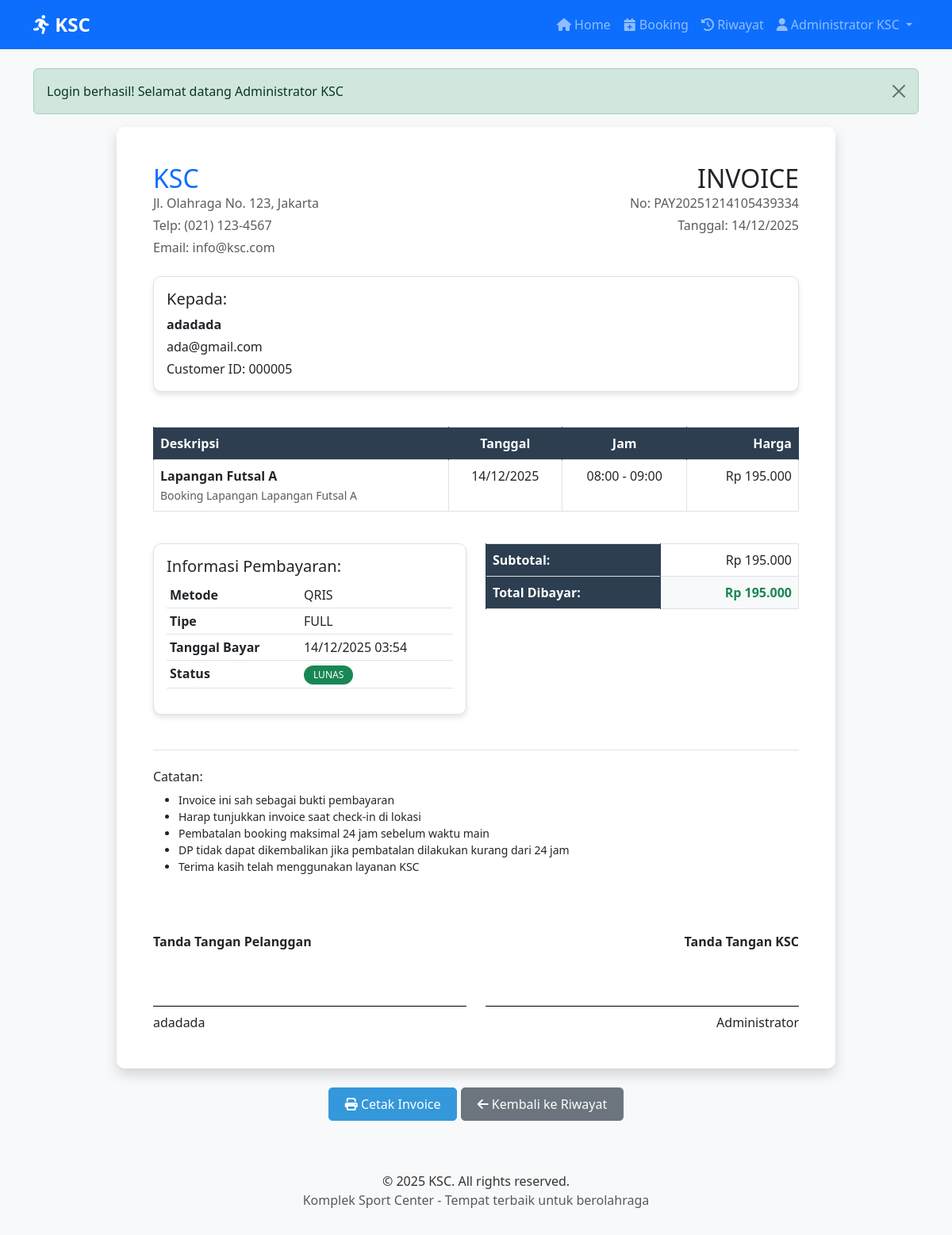
Page /invoice.php?code=PAY20251214105439334 (signed in) on the committed database.
### tables this page shows
CREATE TABLE `pembayaran` (
  `id_pembayaran` int(10) UNSIGNED NOT NULL,
  `id_pemesanan` int(10) UNSIGNED NOT NULL,
  `tipe_pembayaran` enum('full','dp') DEFAULT 'full',
  `dp_percent` tinyint(3) UNSIGNED DEFAULT 0,
  `dp_amount` decimal(12,2) DEFAULT 0.00,
  `jumlah_bayar` decimal(12,2) NOT NULL,
  `sisa_tagihan` decimal(12,2) DEFAULT 0.00,
  `kode_pembayaran` varchar(50) DEFAULT NULL,
  `metode_bayar` enum('qris','transfer') DEFAULT 'qris',
  `payment_gateway` varchar(50) DEFAULT NULL,
  `external_id` varchar(100) DEFAULT NULL,
  `payment_url` text DEFAULT NULL,
  `expired_time` timestamp NULL DEFAULT NULL,
  `tanggal_bayar` timestamp NULL DEFAULT NULL,
  `status_bayar` enum('pending','lunas','dp_lunas','gagal','dibatalkan','expired') DEFAULT 'pending',
  `bukti_pembayaran` varchar(255) DEFAULT NULL,
  `qr_code` text DEFAULT NULL,
  `created_at` timestamp NOT NULL DEFAULT current_timestamp(),
  `updated_at` timestamp NULL DEFAULT NULL ON UPDATE current_timestamp()
);

CREATE TABLE `user` (
  `id_user` int(10) UNSIGNED NOT NULL,
  `nama` varchar(100) NOT NULL,
  `username` varchar(50) NOT NULL,
  `email` varchar(150) DEFAULT NULL,
  `no_hp` varchar(20) DEFAULT NULL,
  `password` varchar(255) NOT NULL,
  `role` enum('admin','penyewa') NOT NULL DEFAULT 'penyewa',
  `created_at` timestamp NOT NULL DEFAULT current_timestamp(),
  `updated_at` timestamp NULL DEFAULT NULL ON UPDATE current_timestamp()
);

CREATE TABLE `pemesanan` (
  `id_pemesanan` int(10) UNSIGNED NOT NULL,
  `id_user` int(10) UNSIGNED NOT NULL,
  `id_jadwal` int(10) UNSIGNED NOT NULL,
  `id_admin` int(10) UNSIGNED DEFAULT NULL,
  `tanggal_pesan` timestamp NOT NULL DEFAULT current_timestamp(),
  `total_harga` decimal(10,2) NOT NULL,
  `status_pemesanan` enum('menunggu','disetujui','ditolak','selesai','dibatalkan') DEFAULT 'menunggu',
  `catatan` text DEFAULT NULL,
  `cancel_reason` text DEFAULT NULL,
  `canceled_at` timestamp NULL DEFAULT NULL,
  `created_at` timestamp NOT NULL DEFAULT current_timestamp(),
  `updated_at` timestamp NULL DEFAULT NULL ON UPDATE current_timestamp()
);

CREATE TABLE `lapangan` (
  `id_lapangan` int(10) UNSIGNED NOT NULL,
  `nama_lapangan` varchar(100) NOT NULL,
  `tipe_lapangan` enum('Futsal','Badminton','Voli','Basket','Tennis') DEFAULT NULL,
  `harga_per_jam` decimal(10,2) NOT NULL DEFAULT 0.00,
  `deskripsi` text DEFAULT NULL,
  `status_lapangan` enum('aktif','tidak_aktif') DEFAULT 'aktif',
  `id_user` int(10) UNSIGNED NOT NULL,
  `created_at` timestamp NOT NULL DEFAULT current_timestamp(),
  `updated_at` timestamp NULL DEFAULT NULL ON UPDATE current_timestamp()
);

CREATE TABLE `jadwal` (
  `id_jadwal` int(10) UNSIGNED NOT NULL,
  `id_lapangan` int(10) UNSIGNED NOT NULL,
  `tanggal` date NOT NULL,
  `jam_mulai` time NOT NULL,
  `jam_selesai` time NOT NULL,
  `harga` decimal(10,2) DEFAULT NULL,
  `status_ketersediaan` enum('tersedia','dibooking','blokir') DEFAULT 'tersedia',
  `created_at` timestamp NOT NULL DEFAULT current_timestamp(),
  `updated_at` timestamp NULL DEFAULT NULL ON UPDATE current_timestamp()
);

### includes/database.php (called while the page is built, shortened)
<?php
class Database {
    private $host = DB_HOST;
    private $user = DB_USER;
    private $pass = DB_PASS;
    private $dbname = DB_NAME;
    private $dbh;
    private $stmt;
    public function __construct() {
        $dsn = 'mysql:host=' . $this->host . ';dbname=' . $this->dbname . ';charset=utf8';
        $options = array(
            PDO::ATTR_PERSISTENT => true,
            PDO::ATTR_ERRMODE => PDO::ERRMODE_EXCEPTION
        );
        try {
            $this->dbh = new PDO($dsn, $this->user, $this->pass, $options);
        } catch(PDOException $e) {
            $this->error = $e->getMessage();
            echo $this->error;
        }
    }
    public function query($sql) {
        $this->stmt = $this->dbh->prepare($sql);
    }
    public function bind($param, $value, $type = null) {
        if(is_null($type)) {
            switch(true) {
                default:
                    $type = PDO::PARAM_STR;
            }
        }
        $this->stmt->bindValue($param, $value, $type);
    }
    public function execute() {
        return $this->stmt->execute();
    }
    public function single() {
        $this->execute();
        return $this->stmt->fetch(PDO::FETCH_OBJ);
    }
}
?>

### includes/payment-system.php (called while the page is built, shortened)
<?php
require_once 'database.php';
class PaymentSystem {
    private $db;
    public function __construct() {
        $this->db = new Database();
    }
    public function getPaymentByCode($code) {
        $this->db->query('SELECT p.*, pm.*, u.nama, u.email, l.nama_lapangan, j.tanggal, j.jam_mulai, j.jam_selesai
                         FROM pembayaran p
                         JOIN pemesanan pm ON p.id_pemesanan = pm.id_pemesanan
                         JOIN user u ON pm.id_user = u.id_user
                         JOIN jadwal j ON pm.id_jadwal = j.id_jadwal
                         JOIN lapangan l ON j.id_lapangan = l.id_lapangan
                         WHERE p.kode_pembayaran = :code');
        $this->db->bind(':code', $code);
        return $this->db->single();
    }
}
?>

### includes/functions.php (called while the page is built, shortened)
<?php
if (!function_exists('formatCurrency')) {
    function formatCurrency($amount) {
        return 'Rp ' . number_format($amount, 0, ',', '.');
    }
}
if (!function_exists('formatDateTime')) {
    function formatDateTime($datetime) {
        return date('d/m/Y H:i', strtotime($datetime));
    }
}
if (!function_exists('formatDate')) {
    function formatDate($date) {
        return date('d/m/Y', strtotime($date));
    }
}
?>

### invoice.php (the view, shortened to what this page needs)
<?php
require_once 'includes/functions.php';
require_once 'includes/payment-system.php';
$payment_code = $_GET['code'] ?? '';
$paymentSystem = new PaymentSystem();
$payment = $paymentSystem->getPaymentByCode($payment_code);
require_once 'includes/header.php';
?>
<div class="container">
    <div class="row justify-content-center">
        <div class="col-lg-10">
            <div id="invoiceContent" class="card shadow printable">
                <div class="card-body">
                    <div class="row mb-4">
                        <div class="col-6">
                            <h2 class="text-primary mb-0"><?= SITE_NAME ?></h2>
                            <p class="text-muted mb-1">Jl. Olahraga No. 123, Jakarta</p>
                            <p class="text-muted mb-1">Telp: (021) 123-4567</p>
                            <p class="text-muted mb-0">Email: info@ksc.com</p>
                        </div>
                        <div class="col-6 text-end">
                            <h2 class="mb-0">INVOICE</h2>
                            <p class="text-muted mb-1">No: <?= $payment->kode_pembayaran ?></p>
                            <p class="text-muted mb-0">Tanggal: <?= date('d/m/Y') ?></p>
                        </div>
                    </div>
                    <div class="row mb-4">
                        <div class="col-12">
                            <div class="card border">
                                <div class="card-body">
                                    <h5 class="card-title">Kepada:</h5>
                                    <p class="mb-1"><strong><?= $payment->nama ?></strong></p>
                                    <p class="mb-1"><?= $payment->email ?></p>
                                    <p class="mb-0">Customer ID: <?= str_pad($payment->id_user, 6, '0', STR_PAD_LEFT) ?></p>
                                </div>
                            </div>
                        </div>
                    </div>
                    <div class="table-responsive mb-4">
                        <table class="table table-bordered">
                            <thead class="table-light">
                                <tr>
                                    <th>Deskripsi</th>
                                    <th class="text-center">Tanggal</th>
                                    <th class="text-center">Jam</th>
                                    <th class="text-end">Harga</th>
                                </tr>
                            </thead>
                            <tbody>
                                <tr>
                                    <td>
                                        <strong><?= $payment->nama_lapangan ?></strong><br>
                                        <small class="text-muted">Booking Lapangan <?= $payment->nama_lapangan ?></small>
                                    </td>
                                    <td class="text-center"><?= formatDate($payment->tanggal) ?></td>
                                    <td class="text-center"><?= substr($payment->jam_mulai, 0, 5) ?> - <?= substr($payment->jam_selesai, 0, 5) ?></td>
                                    <td class="text-end"><?= formatCurrency($payment->total_harga) ?></td>
                                </tr>
                            </tbody>
                        </table>
                    </div>
                    <div class="row">
                        <div class="col-md-6">
                            <div class="card border">
                                <div class="card-body">
                                    <h5 class="card-title">Informasi Pembayaran:</h5>
                                    <table class="table table-sm">
                                        <tr>
                                            <td><strong>Metode</strong></td>
                                            <td>QRIS</td>
                                        </tr>
                                        <tr>
                                            <td><strong>Tipe</strong></td>
                                            <td><?= strtoupper($payment->tipe_pembayaran) ?></td>
                                        </tr>
                                        <tr>
                                            <td><strong>Tanggal Bayar</strong></td>
                                            <td><?= formatDateTime($payment->tanggal_bayar) ?></td>
                                        </tr>
                                        <tr>
                                            <td><strong>Status</strong></td>
                                            <td>
                                                <span class="badge bg-success"><?= strtoupper($payment->status_bayar) ?></span>
                                            </td>
                                        </tr>
                                    </table>
                                </div>
                            </div>
                        </div>
                        <div class="col-md-6">
                            <table class="table table-bordered">
                                <tr>
                                    <th>Subtotal:</th>
                                    <td class="text-end"><?= formatCurrency($payment->total_harga) ?></td>
                                </tr>
                                <tr class="table-light">
                                    <th>Total Dibayar:</th>
                                    <td class="text-end text-success fw-bold"><?= formatCurrency($payment->jumlah_bayar) ?></td>
                                </tr>
                            </table>
                        </div>
                    </div>
                    <div class="mt-4 pt-4 border-top">
                        <h6>Catatan:</h6>
                        <ul class="small">
                            <li>Invoice ini sah sebagai bukti pembayaran</li>
                            <li>Harap tunjukkan invoice saat check-in di lokasi</li>
                            <li>Pembatalan booking maksimal 24 jam sebelum waktu main</li>
                            <li>DP tidak dapat dikembalikan jika pembatalan dilakukan kurang dari 24 jam</li>
                            <li>Terima kasih telah menggunakan layanan <?= SITE_NAME ?></li>
                        </ul>
                    </div>
                    <div class="row mt-5 pt-4">
                        <div class="col-6">
                            <p class="mb-0"><strong>Tanda Tangan Pelanggan</strong></p>
                            <div style="height: 50px; border-bottom: 1px solid #000; margin-top: 20px;"></div>
                            <p class="mb-0 mt-2"><?= $payment->nama ?></p>
                        </div>
                        <div class="col-6 text-end">
                            <p class="mb-0"><strong>Tanda Tangan <?= SITE_NAME ?></strong></p>
                            <div style="height: 50px; border-bottom: 1px solid #000; margin-top: 20px;"></div>
                            <p class="mb-0 mt-2">Administrator</p>
                        </div>
                    </div>
                </div>
            </div>
            <div class="mt-4 text-center">
                <button onclick="printInvoice()" class="btn btn-primary">
                    <i class="fas fa-print"></i> Cetak Invoice
                </button>
                <a href="riwayat.php" class="btn btn-secondary">
                    <i class="fas fa-arrow-left"></i> Kembali ke Riwayat
                </a>
            </div>
        </div>
    </div>
</div>
<?php require_once 'includes/footer.php'; ?>

### assets/css/style.css (style rules this page uses)
:root { --primary: #3498db; --secondary: #2c3e50; --success: #2ecc71; --danger: #e74c3c; --warning: #f39c12; --info: #17a2b8; --light: #f8f9fa; --dark: #343a40; }
body { font-family: "Segoe UI", Tahoma, Geneva, Verdana, sans-serif; background-color: #f8f9fa; color: #333; }
.card { border-radius: 10px; box-shadow: 0 4px 6px rgba(0, 0, 0, 0.1); margin-bottom: 20px; border: none; }
.btn { border-radius: 5px; font-weight: 500; padding: 8px 20px; }
.btn-primary { background-color: var(--primary); border-color: var(--primary); }
.table th { background-color: var(--secondary); color: white; border-color: var(--secondary); }
.badge { padding: 6px 12px; border-radius: 20px; font-weight: 500; }

### invoice.php (style rules this page uses)
.printable { background: white; padding: 30px; }

### rows in the picture
pembayaran: kode_pembayaran "PAY20251214105439334", user.nama "adadada", user.email "ada@gmail.com", id_pemesanan.id_user "000005", lapangan.nama_lapangan "Lapangan Futsal A", jadwal.tanggal "14/12/2025", jadwal.jam_mulai "08:00", jadwal.jam_selesai "09:00", id_pemesanan.total_harga "Rp 195.000", tipe_pembayaran "FULL", tanggal_bayar "14/12/2025 03:54", status_bayar "LUNAS", jumlah_bayar "Rp 195.000"

### other values in the picture
SITE_NAME "KSC"
$_SESSION['nama'] "Administrator KSC"
$message "Login berhasil! Selamat datang Administrator KSC"
